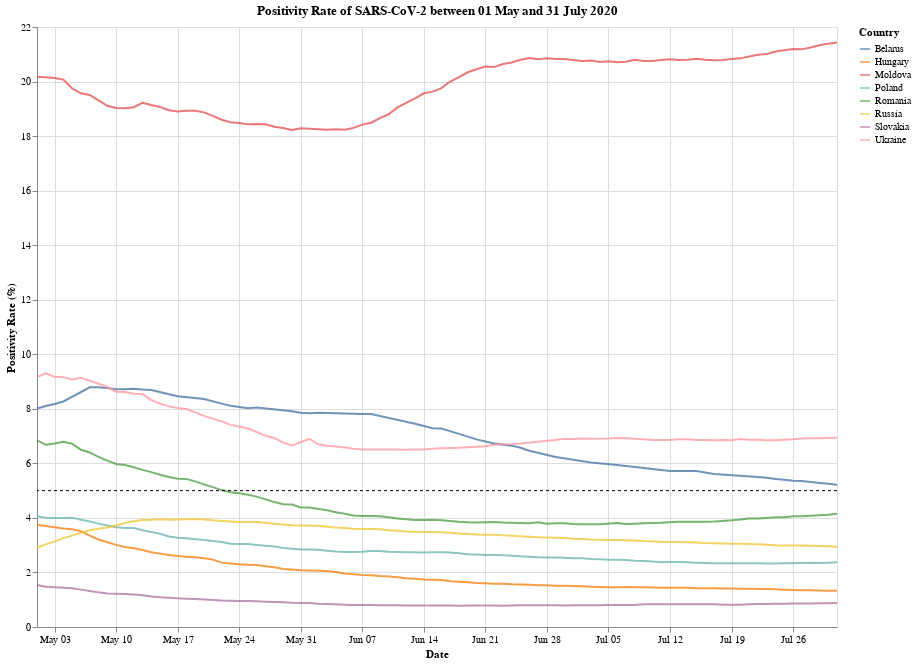

Notebook cell for this chart:
### Code cell
# Plot
chart = alt.Chart(filtered_data.dropna()
        ).mark_line(opacity = 0.8
        ).encode(
          x = alt.X('Date:T'),  
          y = alt.Y('Positivity Rate:Q', 
              axis=alt.Axis(title='Positivity Rate (%)')),
          color = alt.Color('Country:N'),
          tooltip = alt.Tooltip(['Country:N','Positivity Rate:Q','Date:T'])
        ).properties(
          title='Positivity Rate of SARS-CoV-2 between 01 May and 31 July 2020',
          width = 800, height = 600
        )

line = alt.Chart(pd.DataFrame({'y': [5]})
        ).mark_rule(
            strokeDash=[3,3],
            color='black'
        ).encode(
            y='y',
            tooltip=[alt.Tooltip('y', 
                                 title='Threshold (%)')]
        )

chart + line

### Figure 1 — Vega-Lite specification as saved in the notebook (floating-point values rounded to 4 significant figures; data arrays with more than 128 entries replaced by an {"elided": "..."} marker saying what was removed)
{"config": {"view": {"continuousWidth": 400, "continuousHeight": 300}}, "layer": [{"data": {"name": "data-855b253641ac451907fc2f5aa1320fb1"}, "mark": {"type": "line", "opacity": 0.8}, "encoding": {"color": {"type": "nominal", "field": "Country"}, "tooltip": [{"type": "nominal", "field": "Country"}, {"type": "quantitative", "field": "Positivity Rate"}, {"type": "temporal", "field": "Date"}], "x": {"type": "temporal", "field": "Date"}, "y": {"type": "quantitative", "axis": {"title": "Positivity Rate (%)"}, "field": "Positivity Rate"}}, "height": 600, "title": "Positivity Rate of SARS-CoV-2 between 01 May and 31 July 2020", "width": 800}, {"data": {"name": "data-60bd03c7af8408fd87bdf694b0208156"}, "mark": {"type": "rule", "color": "black", "strokeDash": [3, 3]}, "encoding": {"tooltip": [{"type": "quantitative", "field": "y", "title": "Threshold (%)"}], "y": {"type": "quantitative", "field": "y"}}}], "$schema": "https://vega.github.io/schema/vega-lite/v4.8.1.json", "datasets": {"data-855b253641ac451907fc2f5aa1320fb1": {"elided": "680 records"}, "data-60bd03c7af8408fd87bdf694b0208156": [{"y": 5}]}}
